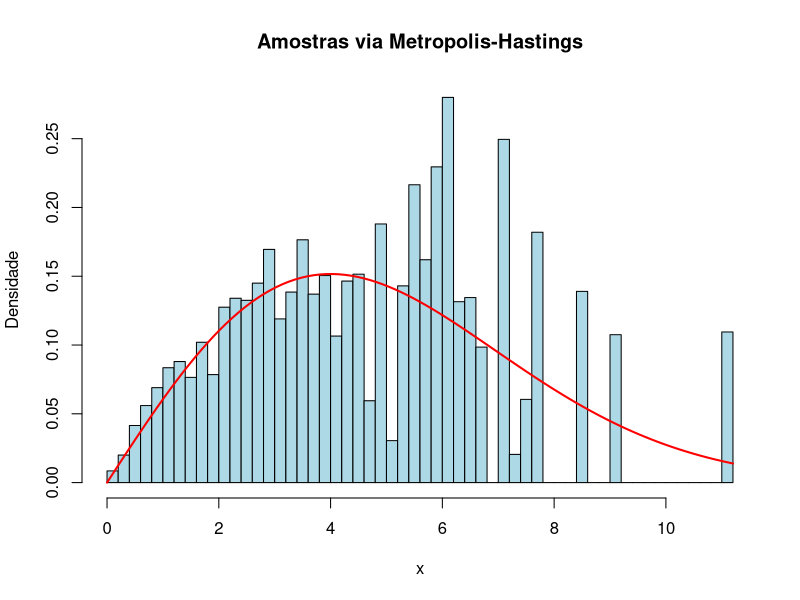

Source code (R):
# aplicação rayleight -----------------------------------------------------

# distribuição alvo = rayleight 
# distribuição proposta = exponencial

# Função densidade da distribuição Rayleigh com sigma = 4
rayleigh_target <- function(x, sigma = 4) {
  ifelse(x < 0, 0, (x / sigma^2) * exp(-x^2 / (2 * sigma^2)))
}

# Função densidade da Exponencial(1)
exp_proposal <- function(x, lambda = 1) {
  ifelse(x < 0, 0, lambda * exp(-lambda * x))
}

# Algoritmo de Metropolis-Hastings
set.seed(123)  # para reprodutibilidade
n_samples <- 10000
samples <- numeric(n_samples)
samples[1] <- rexp(1)  # ponto inicial

for (i in 2:n_samples) {
  current_x <- samples[i - 1]
  proposed_x <- rexp(1)  # proposta a partir de Exponencial(1)
  
  # Cálculo da razão de aceitação
  A <- (rayleigh_target(proposed_x) / rayleigh_target(current_x)) *
    (exp_proposal(current_x) / exp_proposal(proposed_x))
  
  # Aceita ou rejeita
  if (runif(1) < A) {
    samples[i] <- proposed_x
  } else {
    samples[i] <- current_x
  }
}

# Visualização
hist(samples, breaks = 50, probability = TRUE, col = "lightblue",
     main = "Amostras via Metropolis-Hastings",
     xlab = "x", ylab = "Densidade")
curve((x / 16) * exp(-x^2 / (2 * 16)), add = TRUE, col = "red", lwd = 2)  # Densidade Rayleigh(σ=4)


# # comparando --------------------------------------------------------------
# 
# library(VGAM)
# 
# # Função densidade da distribuição Rayleigh com sigma = 4
# rayleigh_target <- function(x, sigma = 4) {
#   ifelse(x < 0, 0, (x / sigma^2) * exp(-x^2 / (2 * sigma^2)))
# }
# 
# # Função densidade da Exponencial(1)
# exp_proposal <- function(x, lambda = 1) {
#   ifelse(x < 0, 0, lambda * exp(-lambda * x))
# }
# 
# # Algoritmo de Metropolis-Hastings
# set.seed(123)
# n_samples <- 10000
# samples <- numeric(n_samples)
# samples[1] <- rexp(1)
# 
# for (i in 2:n_samples) {
#   current_x <- samples[i - 1]
#   proposed_x <- rexp(1)
#   
#   A <- (rayleigh_target(proposed_x) / rayleigh_target(current_x)) *
#     (exp_proposal(current_x) / exp_proposal(proposed_x))
#   
#   if (runif(1) < A) {
#     samples[i] <- proposed_x
#   } else {
#     samples[i] <- current_x
#   }
# }
# 
# # Gráfico: histograma + densidade teórica com dRayleigh
# hist(samples, breaks = 50, probability = TRUE, col = "lightblue",
#      main = "Amostras Metropolis-Hastings vs Rayleigh(σ=4)",
#      xlab = "x", xlim = c(0, max(samples)))
# 
# # Curva da densidade Rayleigh(σ=4) com dRayleigh do pacote VGAM
# curve(drayleigh(x, scale = 4), add = TRUE, col = "red", lwd = 2)
# 
# legend("topright", legend = c("Densidade teórica Rayleigh(σ=4)"),
#        col = c("red"), lwd = 2)
# 
# samples
# 
# mean(samples)
# sd(samples)^2
# 
# 
# # gamma -------------------------------------------------------------------
# 
# # comparando --------------------------------------------------------------
# 
# library(VGAM)
# 
# # Função densidade da distribuição Rayleigh com sigma = 4
# rayleigh_target <- function(x, sigma = 4) {
#   ifelse(x < 0, 0, (x / sigma^2) * exp(-x^2 / (2 * sigma^2)))
# }
# 
# # Função densidade da Exponencial(1)
# exp_proposal <- function(x, lambda = 1) {
#   ifelse(x < 0, 0, lambda * exp(-lambda * x))
# }
# 
# # Algoritmo de Metropolis-Hastings
# set.seed(123)
# n_samples <- 10000
# samples <- rpois(n_samples, lambda = 6)
# samples[1] <- rexp(1)
# 
# for (i in 2:n_samples) {
#   current_x <- samples[i - 1]
#   proposed_x <- rexp(1)
#   
#   A <- (rayleigh_target(proposed_x) / rayleigh_target(current_x)) *
#     (exp_proposal(current_x) / exp_proposal(proposed_x))
#   
#   if (runif(1) < A) {
#     samples[i] <- proposed_x
#   } else {
#     samples[i] <- current_x
#   }
# }
# 
# # Gráfico: histograma + densidade teórica com dRayleigh
# hist(samples, breaks = 50, probability = TRUE, col = "lightblue",
#      main = "Amostras Metropolis-Hastings vs Rayleigh(σ=4)",
#      xlab = "x", xlim = c(0, max(samples)))
# 
# # Curva da densidade Rayleigh(σ=4) com dRayleigh do pacote VGAM
# curve(drayleigh(x, scale = 4), add = TRUE, col = "red", lwd = 2)
# 
# legend("topright", legend = c("Densidade teórica Rayleigh(σ=4)"),
#        col = c("red"), lwd = 2)
# 
# samples
# 
# mean(samples)
# sd(samples)^2
# 
